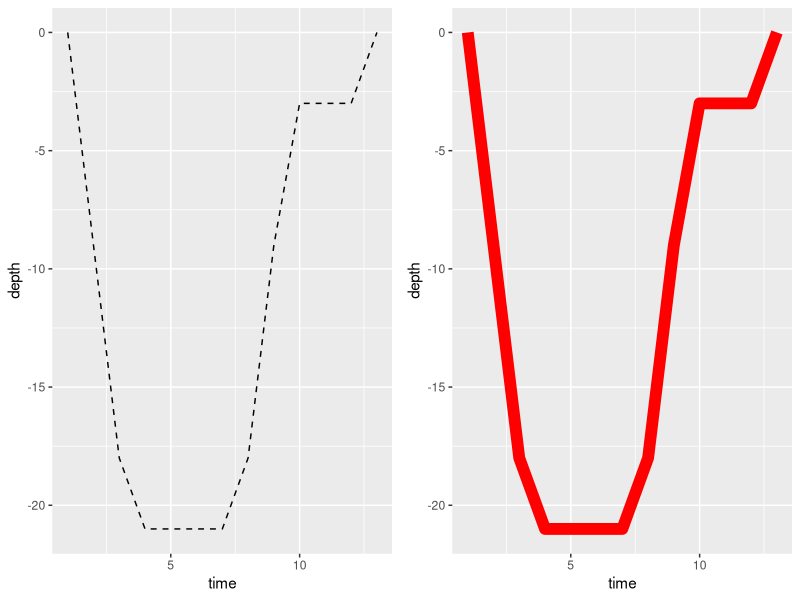

Here is the R script that generated this plot: (Note: this script raises an error after producing the figure.)
## ---- chunk 1
options(width = 108)
## ---- chunk 2
f <- function(x, y = 0) {
  z <- x + y
  z
}
## ---- chunk 3
formals(f)
body(f)
environment(f)
## ---- chunk 4
is.null(pairlist())
is.null(list())
## ---- chunk 5

mean(x = 1:5, trim = 0.1)
mean(1:5, trim = 0.1)
mean(x = 1:5, 0.1)
mean(1:5, 0.1)
mean(trim = 0.1, x = 1:5)
## ---- chunk 6
mean(1:5, tr = 0.1)
mean(tr = 0.1, x = 1:5)
## ---- chunk 7
mean(c(1, 2, NA))
## ---- chunk 8
mean(c(1, 2, NA), na.rm = TRUE)
## ---- chunk 9
formals(f)
## ---- chunk 10
args(f)
## ---- chunk 11
is.list(formals(mean))
## ---- chunk 12
h <- function (x, ...) {0}
formals(h)
## ---- chunk 13
count_rows <- function(...) {
  list <- list(...)
  lapply(list, nrow)
}

count_rows(airquality, cars)
## ---- chunk 14
require(ggplot2)

# Function
plot_depth <-  function(df, time_var_name, depth_var_name, ...){
  ggp <- ggplot(data=df, mapping=aes_string(x=time_var_name, y= depth_var_name)) +
          geom_line(...)
  return(ggp)
}

# Example
time <-  1:13
depth <-  c(0,-9,-18,-21,-21,-21,-21,-18,-9,-3,-3,-3,0)
df <- data.frame(time=time, depth=depth)

ggp1 <- plot_depth(df, time_var_name = "time", depth_var_name = "depth", linetype = 2)
ggp2 <- plot_depth(df, time_var_name = "time", depth_var_name = "depth", size = 4, col = "red")

gridExtra::grid.arrange(ggp1, ggp2, ncol=2)
## ---- chunk 15
right <- function(x){x+y}
## ---- chunk 16
right(x = 2)
## ---- chunk 17
f <- function(x){x+1}
environment(f)
## ---- chunk 18
environment(mean)
## ---- chunk 19
f <- function(x){x+1}
x
## ---- chunk 20
f <- function() 0
## ---- chunk 21
environment(f)
## ---- chunk 22
env <- new.env()
environment(f) <- env
environment(f)
## ---- chunk 23
rm(env)
## ---- chunk 24
f()
